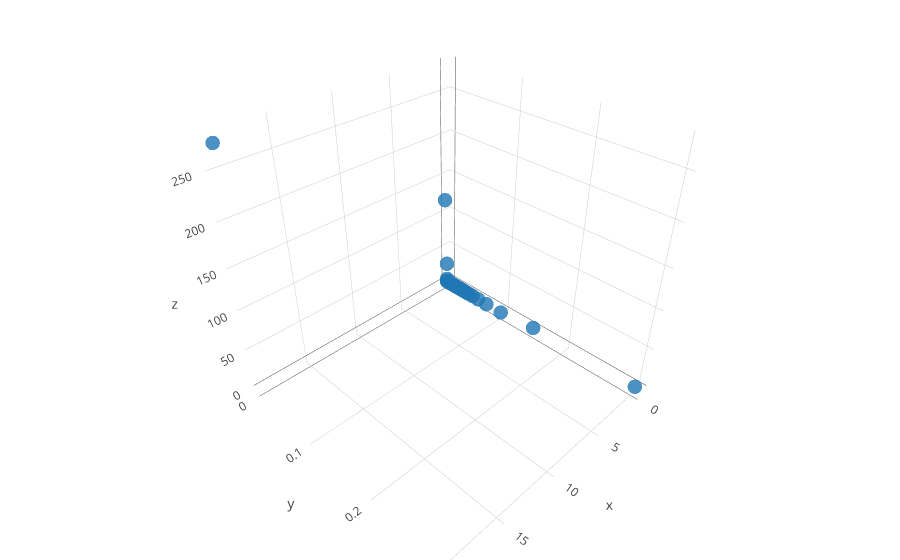

The notebook cell this image was saved under:
### Code cell
import plotly.plotly as py
import plotly.graph_objs as go

import numpy as np

from plotly.offline import download_plotlyjs, init_notebook_mode, plot, iplot

init_notebook_mode(connected=True)

# x, y, z = np.random.multivariate_normal(np.array([0,0,0]), np.eye(3), 200).transpose()
trace1 = go.Scatter3d(
    x=x,
    y=y,
    z=z,
    mode='markers',
    marker=dict(
        size=5,
#         line=dict(
#             color='rgba(217, 217, 217, 0.14)',
#             width=0.5
#         ),
        opacity=0.8
    )
)
fig = go.Figure(data=[trace1], layout=layout)
# iplot(fig, filename='simple-3d-scatter')
plotly.offline.iplot(fig)

### Figure 1 — Plotly figure (JSON) as saved in the notebook; plotly's stock layout.template omitted (floating-point values rounded to 4 significant figures; data arrays with more than 128 entries replaced by an {"elided": "..."} marker saying what was removed)
{"data": [{"marker": {"opacity": 0.8, "size": 5}, "mode": "markers", "type": "scatter3d", "x": {"elided": "511 float values"}, "y": {"elided": "511 float values"}, "z": {"elided": "511 float values"}}], "layout": {"margin": {"b": 0, "l": 0, "r": 0, "t": 0}}}
